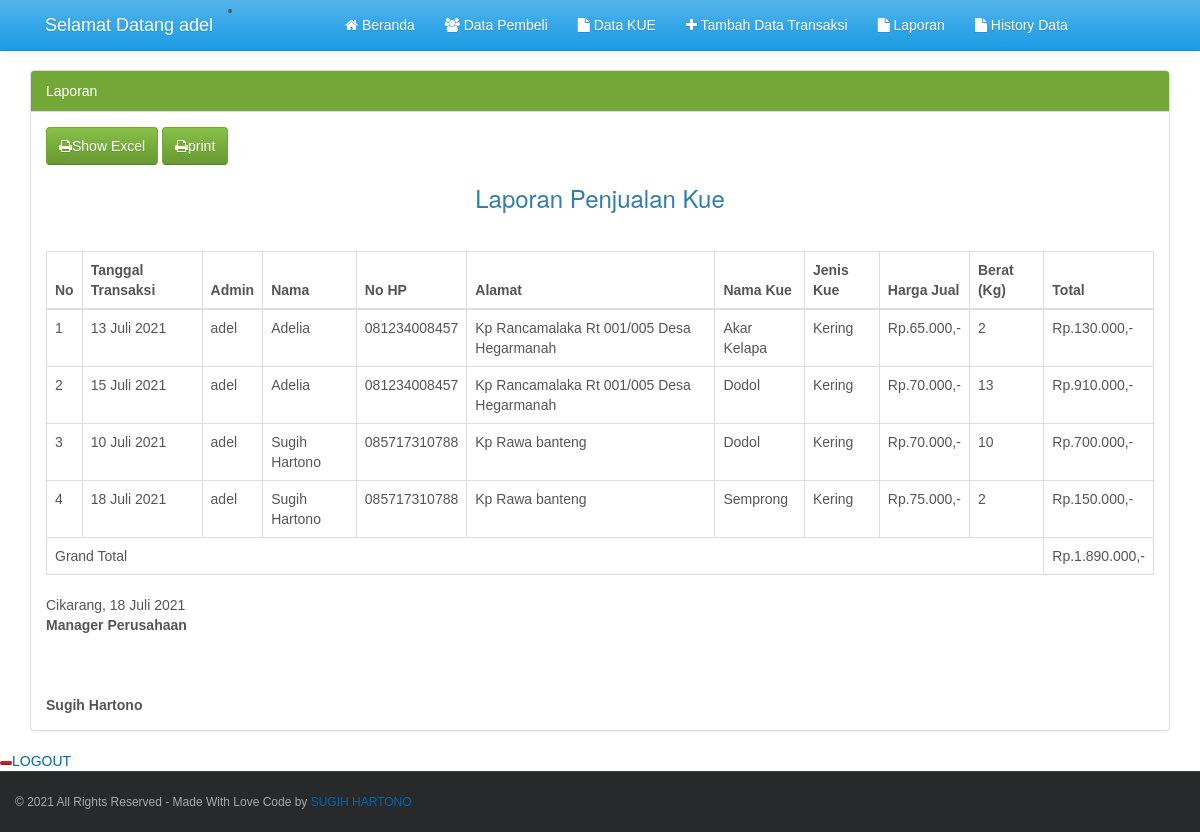
Screenshot of /uas_basis_data/laporan.php (signed in) with the database file from the repository.
### tables this page shows
CREATE TABLE `transaksi` (
  `id` int(11) NOT NULL,
  `no_hp` varchar(14) DEFAULT NULL,
  `kode_kue` int(11) DEFAULT NULL,
  `berat` int(225) DEFAULT NULL,
  `tanggal` date DEFAULT NULL
);

CREATE TABLE `pembeli` (
  `no_hp` varchar(14) NOT NULL,
  `nama_pembeli` varchar(255) NOT NULL,
  `alamat` varchar(255) NOT NULL
);

CREATE TABLE `kue` (
  `kode_kue` int(100) NOT NULL,
  `nama_kue` varchar(100) NOT NULL,
  `jenis_kue` varchar(20) NOT NULL,
  `harga_jual` varchar(100) NOT NULL
);

### uas_basis_data/fungsi/fungsi_indotgl.php (called while the page is built, shortened)
<?php
	function tgl_indo($tgl){
			$tanggal = substr($tgl,8,2);
			$bulan = getBulan(substr($tgl,5,2));
			$tahun = substr($tgl,0,4);
			return $tanggal.' '.$bulan.' '.$tahun;
	}
	function getBulan($bln){
				switch ($bln){
					case 7:
						return "Juli";
						break;
				}
			}
?>

### uas_basis_data/fungsi/fungsi_rupiah.php (called while the page is built)
<?php
function rupiah($angka,$pre=0){
        $jadi="Rp.".number_format($angka,$pre,',','.').",-";
        return $jadi;
    }
?>

### uas_basis_data/db.php (called while the page is built, shortened)
<?php
$hari_ini = date("Y-m-d");
?>

### uas_basis_data/laporan.php (the view, shortened to what this page needs)
<?php
include("db.php");
include("fungsi/fungsi_indotgl.php");
include("fungsi/fungsi_rupiah.php");
?>
<!DOCTYPE html>
<html>
	<head>
		<?php include("include/css.php"); ?>
	</head>
	<body>
		<header>
			<?php include("include/header.php"); ?>
		</header>
		<div class='container' style='margin-top:70px'>
			<div class='row' style='min-height:520px'>
				<div class='col-md-12'>
					<div class='panel panel-success'>
						<div class='panel-heading'>Laporan</div>
						<div class='panel-body'>
						<a href="excel.php" class="btn btn-success" target="_blank"><i class="fa fa-print"></i>Show Excel</a>
						<a href="cetak.php" class="btn btn-success" target="_blank"><i class="fa fa-print"></i>print</a>
							<center>
								<h3>Laporan Penjualan Kue</h3>
								<p>&nbsp;</p>
							</center>
							<table class="table table-hover table-bordered">
							  <thead>
								<tr>
								  <th>No</th>
								  <th>Tanggal Transaksi</th>
								  <th>Admin</th>
								  <th>Nama</th>
								  <th>No HP</th>
								  <th>Alamat</th>
								  <th>Nama Kue </th>
								  <th>Jenis Kue</th>
								  <th>Harga Jual</th>
								  <th>Berat (Kg)</th>
								  <th>Total</th>
								</tr>
							  </thead>
							  <tbody>
								<?php
									$no = 1;
									$total_semua = 0;
									$sqlquery = "SELECT pembeli.*, kue.*, transaksi.* FROM transaksi transaksi INNER JOIN pembeli pembeli ON transaksi.no_hp = pembeli.no_hp INNER JOIN kue kue ON transaksi.kode_kue = kue.kode_kue ORDER BY transaksi.no_hp ASC";
									if ($result = mysqli_query($con, $sqlquery)) {
										while ($row = mysqli_fetch_assoc($result)) {
										$total = ($row["harga_jual"] * $row["berat"]);
										$total_semua += $total;
								?>
								<tr>
								<td><?php echo $no ?></td>
								<td><?php echo tgl_indo($row["tanggal"]);?></td>
								<td><?php echo $_SESSION['username']; ?></td>
								<td><?php echo $row["nama_pembeli"];?></td>
								<td><?php echo $row["no_hp"];?></td>
								<td><?php echo $row["alamat"];?></td>
								<td><?php echo $row["nama_kue"];?></td>
								<td><?php echo $row["jenis_kue"];?></td>
								<td><?php echo rupiah($row["harga_jual"]);?></td>
								<td><?php echo $row["berat"];?></td>
								<td><?php echo rupiah($total);?></td>
								</tr>
								<?php
									$no++;}
								?>
								<tr>
								<td colspan='10'>Grand Total</td>
								<td colspan='1'><?php echo rupiah($total_semua); ?></td>
								</tr>
								<?php
									}
									?>
							  </tbody>
							</table>
							<p>
							<div>
							Cikarang, <?php echo tgl_indo($hari_ini); ?><br>
							<b>Manager Perusahaan</b>
							<p>&nbsp;</p>
							<p>&nbsp;</p>
							<b>Sugih Hartono</b>
							</div>
						</div>
					</div>
				</div>
			</div>
		</div>
		<?php include("include/footer.php"); ?>
	</body>
</html>

### uas_basis_data/include/css.php
<link href="css/tema1.css" rel="stylesheet">
<link href="css/font-awesome.min.css" rel="stylesheet">
<link href="css/style.css" rel="stylesheet">

### uas_basis_data/include/header.php (shortened to what this page needs)
<div class="navbar navbar-default navbar-fixed-top">
     <div class="container">
       <div class="navbar-header">
         <a href="index.php" class="navbar-brand"><li class="form">
			Selamat Datang <?php echo $_SESSION['username']; ?></a>
       </div>
       <div class="navbar-collapse collapse" id="navbar-main">
         <ul class="nav navbar-nav">
           <li><a href="index.php"><i class='fa fa-home'></i> Beranda</a></li>
           <li><a href="pembeli.php"><i class='fa fa-users'></i> Data Pembeli</a></li>
           <li><a href="kue.php"><i class='fa fa-file'></i> Data KUE</a></li>
           <li><a href="transaksi.php"><i class='fa fa-plus'></i> Tambah Data Transaksi</a></li>
          <li> <a href="laporan.php"><i class='fa fa-file'></i> Laporan</a></li>
           <li><a href="log_pembeli.php"><i class='fa fa-file'></i> History Data</a></li>
         </div>
         </div></ul></ul>
         </div>

### uas_basis_data/include/footer.php (shortened to what this page needs)
<a href="logout.php"><i class="btn btn-xs btn-danger"></i>LOGOUT</a>
				<footer style='margin-top:0px;'>
					<div id="bottom-footer" style='background:#28292b'>
					<div class='container'>
					<div class='row'>
					<span id="copy-text" class="pull-left no-float-xs block-xs align-center-xs">&copy; <?php echo date("Y"); ?>  All Rights Reserved - Made With Love Code by <a href='#'>SUGIH HARTONO</span>
					</div>
					</div>
					</div>
				</footer>

### uas_basis_data/css/style.css (style rules this page uses)
body { font-family:Arial, Sans-Serif; }
a { color:#0067ab; text-decoration:none; }
.form { width: 300px; margin: 0 auto; }
#bottom-footer { background: rgba(0, 0, 0, 0.15); padding: 20px 0; border-top: 1px solid rgba(255, 255, 255, 0.1); }
#copy-text { line-height: 20px; font-size: 12px; margin: 0; color: rgba(255, 255, 255, 0.6); }

### rows the page displays
transaksi: tanggal "13 Juli 2021", pembeli.nama_pembeli "Adelia", no_hp "081234008457", pembeli.alamat "Kp Rancamalaka Rt 001/005 Desa Hegarmanah", kode_kue.nama_kue "Akar Kelapa", kode_kue.jenis_kue "Kering", kode_kue.harga_jual "Rp.65.000,-", berat "2", rupiah($total) "Rp.130.000,-"
transaksi: tanggal "15 Juli 2021", pembeli.nama_pembeli "Adelia", no_hp "081234008457", pembeli.alamat "Kp Rancamalaka Rt 001/005 Desa Hegarmanah", kode_kue.nama_kue "Dodol", kode_kue.jenis_kue "Kering", kode_kue.harga_jual "Rp.70.000,-", berat "13", rupiah($total) "Rp.910.000,-"
transaksi: tanggal "10 Juli 2021", pembeli.nama_pembeli "Sugih Hartono", no_hp "085717310788", pembeli.alamat "Kp Rawa banteng", kode_kue.nama_kue "Dodol", kode_kue.jenis_kue "Kering", kode_kue.harga_jual "Rp.70.000,-", berat "10", rupiah($total) "Rp.700.000,-"
transaksi: tanggal "18 Juli 2021", pembeli.nama_pembeli "Sugih Hartono", no_hp "085717310788", pembeli.alamat "Kp Rawa banteng", kode_kue.nama_kue "Semprong", kode_kue.jenis_kue "Kering", kode_kue.harga_jual "Rp.75.000,-", berat "2", rupiah($total) "Rp.150.000,-"

### other values shown
$_SESSION['username'] "adel"
rupiah($total_semua) "Rp.1.890.000,-"
tgl_indo($hari_ini) "18 Juli 2021"
